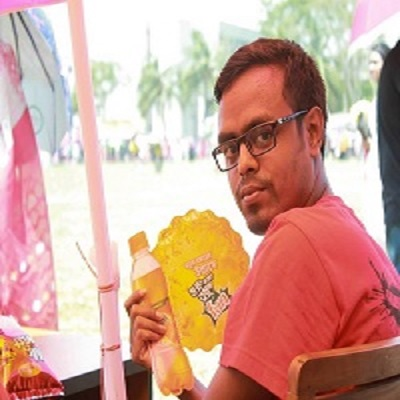
%> input picture CSE-3226 Digital Image Processing Lab/MatWork/b.jpg, 400 x 400 px
$ octave --eval "lab4;"   (GNU Octave 9; MATLAB toolbox functions it lacks are replaced by stand-ins)
%> lines starting %> are read from the running program, lines starting %| are printed output that depends on the picture
function [] =lab4()
a=imread('b.jpg');
%> a is the input picture: size 400x400x3 uint8; mean R, G, B 208.8, 164.3, 151
im=a;
%Linear
for x=1:400
    for y=1:400
        Linear(x,y,:) = 255-a(x,y,:);
    end
end
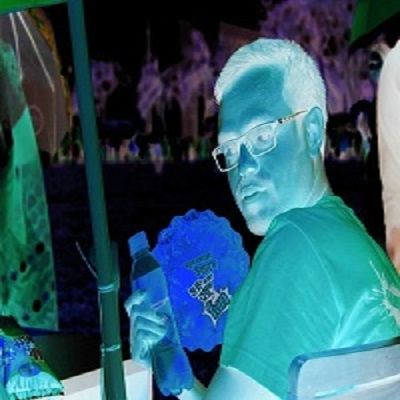
%> Linear: size 400x400x3 uint8; mean R, G, B 46.2, 90.7, 104
clc;

%Logarithm
a=im2double(a);
%> a: size 400x400x3 double
for x=1:400
    for y=1:400
       imlog(x,y,:)=log(1+a(x,y,:));
    end
end
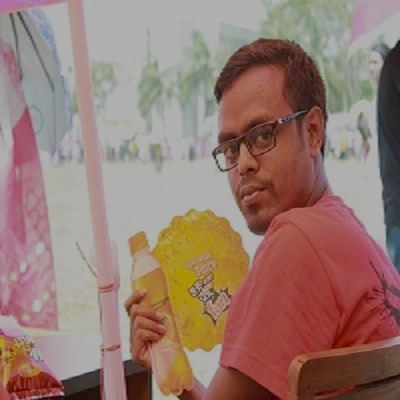
%> imlog: size 400x400x3 double; mean R, G, B 0.591, 0.48, 0.444
%Power
a=im2double(a);
for x=1:400
    for y=1:400
       power(x,y,:)=1*a(x,y,:).^(.10);
    end
end
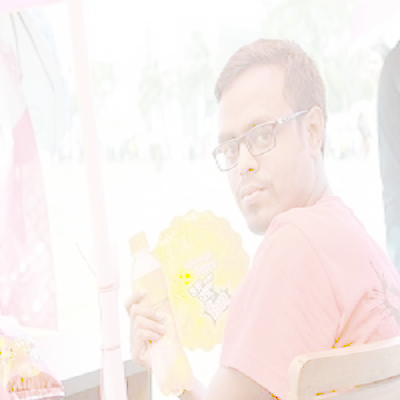
%> power: size 400x400x3 double; mean R, G, B 0.976, 0.944, 0.93

subplot(2,2,1);
imshow(im);title('Orginal');
subplot(2,2,2);
imshow(Linear);title('Negative');
subplot(2,2,3);
imshow(imlog);title('Logrithm');
subplot(2,2,4);
imshow(power);title('Power');


end
